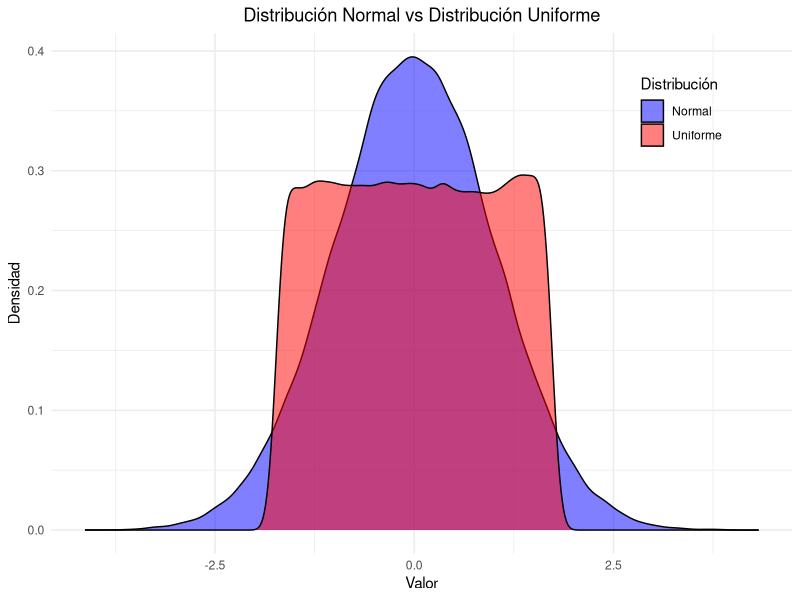

Recreate this plot in R.
install.packages("ggplot2")

library(ggplot2)

citation("ggplot2")


set.seed(123) 

normal_data <- rnorm(100000, mean=0, sd=1)
uniform_data <- runif(100000, min=-sqrt(3), max=sqrt(3))

normal_df <- data.frame(Value = normal_data, Distribution = "Normal")
uniform_df <- data.frame(Value = uniform_data, Distribution = "Uniforme")

names(normal_df)
names(uniform_df)

combined_df <- rbind(normal_df, uniform_df)

ggplot(combined_df, aes(x=Value, fill=Distribution)) +
  geom_density(alpha=0.5) +
  theme_minimal() +
  labs(title="Distribución Normal vs Distribución Uniforme", x="Valor", y="Densidad", fill="Distribución") +
  scale_fill_manual(values = c("Normal" = "blue", "Uniforme" = "red")) +
  theme(legend.position = c(.85, .85), 
        plot.title = element_text(hjust = 0.5))
  

